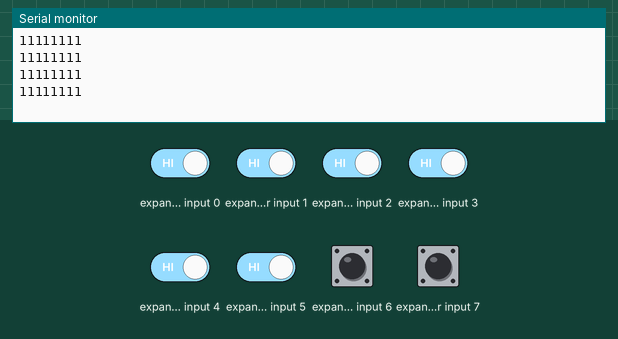
Bench run of a program on a simulated Arduino Uno, built with avr-gcc and run on an emulated ATmega328P. Shown: the last lines printed to the serial monitor. Wiring (inferred from the names in the program): input shift register (74HC165): load pin 5; clock pin 6; serial out pin 7. Inputs (shaded band) come from the test bench; at power-on: expander input 0–7 HIGH.

Above: at 1.2 s.
1.3 s: expander input 0 driven LOW
At 2.01 s:
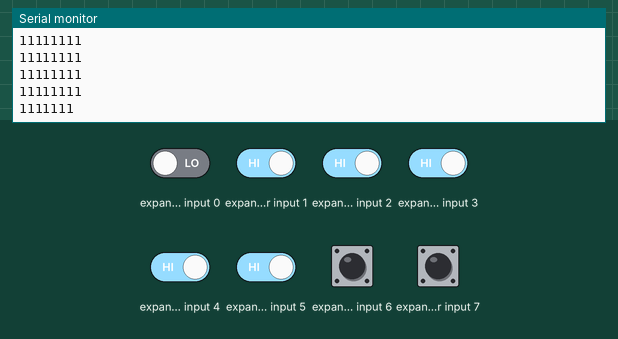
2.8 s: expander input 1 driven LOW
At 3.51 s:
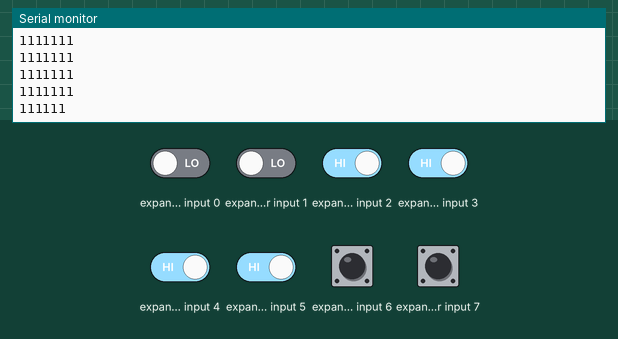
4.3 s: expander input 2 driven LOW
At 5.01 s:
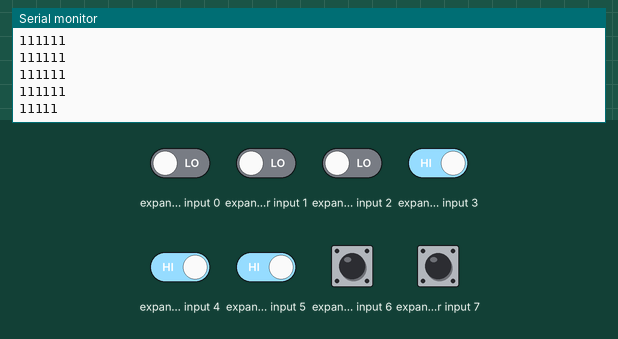
5.8 s: expander input 3 driven LOW
At 6.52 s:
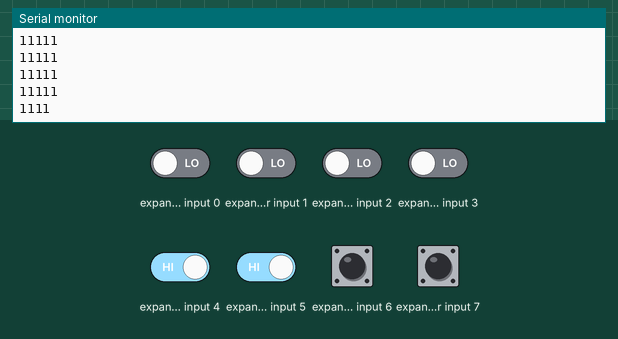
7.3 s: expander input 4 driven LOW
At 8.02 s:
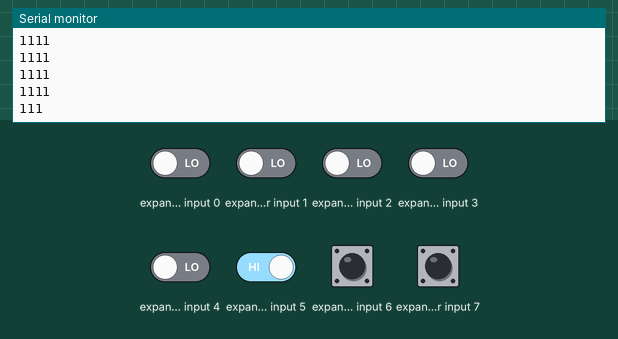
8.8 s: expander input 5 driven LOW
At 9.52 s:
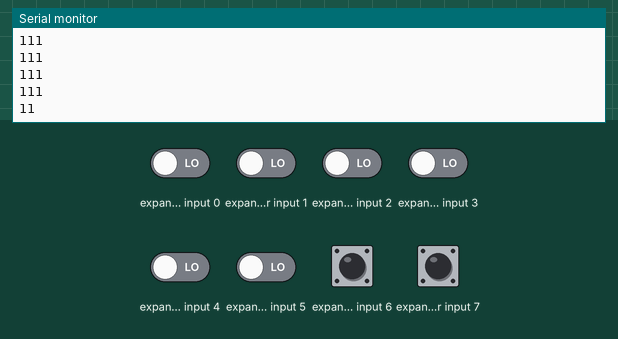
Timing chart, 0 to 11.3 s (numbered marks = the images above; inputs shaded):
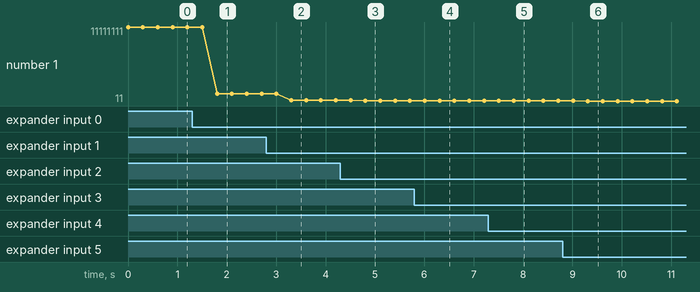

Measured:
- after the input at 1.3 s, the serial monitor: prints a new line after 0.50 s (image 1)
- after the input at 2.8 s, the serial monitor: prints a new line after 0.51 s (image 2)
- after the input at 4.3 s, the serial monitor: prints a new line after 0.51 s (image 3)
- after the input at 5.8 s, the serial monitor: prints a new line after 0.51 s (image 4)
- after the input at 7.3 s, the serial monitor: prints a new line after 0.51 s (image 5)
- after the input at 8.8 s, the serial monitor: prints a new line after 0.51 s (image 6)
- plotted number 1: 11111111 → 1111111 after the input at 1.3 s, 1111111 → 111111 after the input at 2.8 s, 111111 → 11111 after the input at 4.3 s, 11111 → 1111 after the input at 5.8 s, 1111 → 111 after the input at 7.3 s

The program:

main.cpp
```cpp
#include <Arduino.h>

#define __LATCH_PIN__ 5
#define __CLOCK_PIN__ 6
#define __DATA_PIN__ 7

#define __NUMBER_PULSE_CLOCK__ 8
#define __BAUD_RATE__ 9600

void init74HC165();
unsigned char getSignalButton();
unsigned char setBitIndex(unsigned char number, unsigned char index, bool bit);

void setup() {
    Serial.begin(__BAUD_RATE__);

    pinMode(__LATCH_PIN__, OUTPUT);
    pinMode(__CLOCK_PIN__, OUTPUT);
    pinMode(__DATA_PIN__, INPUT);

    init74HC165();

}

void loop() {
    unsigned char number = getSignalButton();
    if (number > 0) {
        Serial.println(number, BIN);
        delay(300);
    }
}

void init74HC165() {
    digitalWrite(__LATCH_PIN__, LOW);
    digitalWrite(__CLOCK_PIN__, LOW);
}

unsigned char getSignalButton() {
    digitalWrite(__LATCH_PIN__, LOW);
    delayMicroseconds(1);
    digitalWrite(__LATCH_PIN__, HIGH);
    delayMicroseconds(1);

    unsigned char number = 0x00;
    for (unsigned int i = 0; i < __NUMBER_PULSE_CLOCK__; i++) {
        number = setBitIndex(number, i, digitalRead(__DATA_PIN__));

        digitalWrite(__CLOCK_PIN__, LOW);
        delayMicroseconds(1);
        digitalWrite(__CLOCK_PIN__, HIGH);
        delayMicroseconds(1);
    }

    init74HC165();
    return number;
}

unsigned char setBitIndex(unsigned char number, unsigned char index, bool bit) {
    return number ^ ((-bit ^ number) & (1 << index));
}
```
